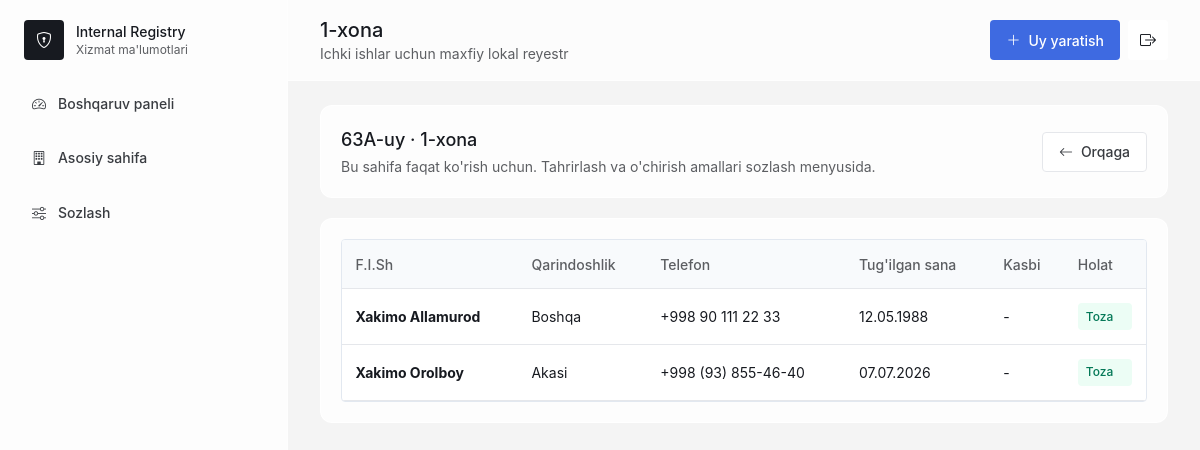
The page /rooms/111/residents/ (signed in) on the database its author committed.
### registry/models.py (models this page shows, shortened)
class Room(models.Model):
    LARGE = "large"
    MEDIUM = "medium"
    SMALL = "small"
    FAMILY_STATUS_CHOICES = [
        (LARGE, "Katta oila"),
        (MEDIUM, "O'rta oila"),
        (SMALL, "Kichik oila"),
    ]
    house = models.ForeignKey(House, related_name="rooms", on_delete=models.CASCADE)
    room_number = models.PositiveIntegerField()
    entrance_number = models.PositiveIntegerField(default=1)
    family_status = models.CharField(max_length=20, choices=FAMILY_STATUS_CHOICES, default=SMALL)
    created_at = models.DateTimeField(auto_now_add=True)
    updated_at = models.DateTimeField(auto_now=True)
    class Meta:
        ordering = ["room_number"]
        constraints = [
            models.UniqueConstraint(fields=["house", "room_number"], name="unique_room_per_house")
        ]

class House(models.Model):
    COLOR_CHOICES = [
        ("blue", "Ko'k"),
        ("green", "Yashil"),
        ("red", "Qizil"),
        ("amber", "Sariq"),
        ("slate", "Kulrang"),
    ]
    house_number = models.CharField(max_length=40)
    street_name = models.CharField(max_length=180)
    room_count = models.PositiveIntegerField()
    entrance_count = models.PositiveIntegerField(default=4)
    apartments_per_entrance = models.PositiveIntegerField(default=8)
    color = models.CharField(max_length=20, choices=COLOR_CHOICES, default="blue")
    entrance_camera = models.BooleanField(default=False)
    entrance_camera_count = models.PositiveIntegerField(blank=True, null=True)
    yard_camera = models.BooleanField(default=False)
    yard_camera_count = models.PositiveIntegerField(blank=True, null=True)
    entrance_sos_button = models.BooleanField(default=False)
    entrance_sos_button_count = models.PositiveIntegerField(blank=True, null=True)
    created_at = models.DateTimeField(auto_now_add=True)
    updated_at = models.DateTimeField(auto_now=True)
    class Meta:
        ordering = ["-created_at"]
        constraints = [
            models.UniqueConstraint(
                fields=["house_number", "street_name"],
                name="unique_house_per_street",
            )
        ]

class Resident(models.Model):
    LIVING_STATUS_CHOICES = [
        ("owner", "Uy egasi"),
        ("tenant", "Ijarada yashovchi"),
        ("member", "A'zo"),
    ]
    RELATIONSHIP_CHOICES = [
        ("self", "Uy egasi"),
        ("wife", "Xotini"),
        ("son", "O'g'il"),
        ("daughter", "Qiz"),
        ("grandchild", "Nevarasi"),
        ("mother", "Ona"),
        ("father_in_law", "Qayni otasi"),
        ("mother_in_law", "Qayni onasi"),
        ("brother", "Akasi"),
        ("sister", "Opasi"),
        ("friend", "Do'sti"),
        ("other", "Boshqa"),
    ]
    GENDER_CHOICES = [("male", "Erkak"), ("female", "Ayol"), ("other", "Boshqa")]
    SOCIAL_CONCLUSION_PROVIDER_CHOICES = [
        ("mayor_assistant", "Hokim yordamchisi"),
        ("women_activist", "Xotin-qizlar faoli"),
        ("prevention_inspector", "Profilaktika inspektori"),
        ("youth_leader", "Yoshlar yetakchisi"),
        ("social_protection", "Ijtimoiy himoya vakili"),
        ("tax_inspector", "Soliq inspektori"),
    ]
    room = models.ForeignKey(Room, related_name="residents", on_delete=models.CASCADE)
    photo = models.FileField(upload_to="residents/", blank=True, null=True)
    living_status = models.CharField(max_length=20, choices=LIVING_STATUS_CHOICES, default="owner")
    has_rental_contract = models.BooleanField(default=False)
    rental_contract_file = models.FileField(upload_to="resident_documents/", blank=True, null=True)
    has_temporary_registration = models.BooleanField(default=False)
    temporary_registration_file = models.FileField(upload_to="resident_documents/", blank=True, null=True)
    daily_rental_guest_home = models.BooleanField(default=False)
    has_origin_neighborhood_conclusion = models.BooleanField(default=False)
    origin_neighborhood_conclusion_note = models.TextField(blank=True)
    relationship = models.CharField(max_length=30, choices=RELATIONSHIP_CHOICES, default="other")
    fullname = models.CharField(max_length=180)
    phone = models.CharField(max_length=40, blank=True)
    passport = models.CharField(max_length=40, blank=True)
    pinfl = models.CharField(max_length=20, blank=True)
    birth_date = models.DateField(blank=True, null=True)
    gender = models.CharField(max_length=20, choices=GENDER_CHOICES, blank=True)
    is_working = models.BooleanField(default=False)
    occupation = models.CharField(max_length=120, blank=True)
    workplace = models.CharField(max_length=180, blank=True)
    is_studying = models.BooleanField(default=False)
    education = models.CharField(max_length=120, blank=True)
    has_violation = models.BooleanField(default=False)
    violation_description = models.TextField(blank=True)
    violation_date = models.DateField(blank=True, null=True)
    officer_name = models.CharField(max_length=150, blank=True)
    notes = models.TextField(blank=True)
    long_abroad = models.BooleanField(default=False)
    abroad_country = models.CharField(max_length=120, blank=True)
    abroad_year = models.PositiveIntegerField(blank=True, null=True)
    abroad_duration = models.CharField(max_length=120, blank=True)
    abroad_reason = models.TextField(blank=True)
    previously_convicted = models.BooleanField(default=False)
    conviction_year = models.PositiveIntegerField(blank=True, null=True)
    conviction_article = models.CharField(max_length=80, blank=True)
    conviction_part = models.CharField(max_length=80, blank=True)
    conviction_note = models.TextField(blank=True)
    penal_institution = models.BooleanField(default=False)
    penal_institution_location = models.CharField(max_length=180, blank=True)
    penal_institution_note = models.TextField(blank=True)
    probation = models.BooleanField(default=False)
    probation_start_year = models.PositiveIntegerField(blank=True, null=True)
    probation_end_year = models.PositiveIntegerField(blank=True, null=True)
    probation_article = models.CharField(max_length=80, blank=True)
    probation_part = models.CharField(max_length=80, blank=True)
    probation_note = models.TextField(blank=True)
    administrative_supervision = models.BooleanField(default=False)
    administrative_supervision_start_year = models.PositiveIntegerField(blank=True, null=True)
    administrative_supervision_end_year = models.PositiveIntegerField(blank=True, null=True)
    preventive_register = models.BooleanField(default=False)
    preventive_register_start_year = models.PositiveIntegerField(blank=True, null=True)
    preventive_register_end_year = models.PositiveIntegerField(blank=True, null=True)
    preventive_register_date = models.DateField(blank=True, null=True)
    preventive_register_article = models.CharField(max_length=180, blank=True)
    preventive_register_part = models.CharField(max_length=80, blank=True)
    preventive_register_note = models.TextField(blank=True)
    deo_register = models.BooleanField(default=False)
    deo_start_year = models.PositiveIntegerField(blank=True, null=True)
    deo_end_year = models.PositiveIntegerField(blank=True, null=True)
    deo_article = models.CharField(max_length=80, blank=True)
    deo_part = models.CharField(max_length=80, blank=True)
    deo_note = models.TextField(blank=True)
    alcohol_addiction = models.BooleanField(default=False)
    alcohol_addiction_note = models.TextField(blank=True)
    troubled_family = models.BooleanField(default=False)
    troubled_family_note = models.TextField(blank=True)
    mental_health_register = models.BooleanField(default=False)
    disability_register = models.BooleanField(default=False)
    hunting_weapon = models.BooleanField(default=False)
    weapon_count = models.PositiveIntegerField(blank=True, null=True)
    weapon_model = models.CharField(max_length=180, blank=True)
    drug_addiction_register = models.BooleanField(default=False)
    drug_addiction_since = models.CharField(max_length=120, blank=True)
    needs_social_assistance = models.BooleanField(default=False)
    social_assistance_note = models.TextField(blank=True)
    security_panel_connected = models.BooleanField(default=False)
    cybersecurity_bot_connected = models.BooleanField(default=False)
    wanted_person = models.BooleanField(default=False)
    wanted_person_note = models.TextField(blank=True)
    has_complaints = models.BooleanField(default=False)
    complaint_count = models.PositiveIntegerField(blank=True, null=True)
    complaint_notes = models.JSONField(default=list, blank=True)
    social_conclusion = models.BooleanField(default=False)
    social_conclusion_provider = models.CharField(
        max_length=40,
        choices=SOCIAL_CONCLUSION_PROVIDER_CHOICES,
        blank=True,
    )
    social_conclusion_file = models.FileField(upload_to="resident_documents/", blank=True, null=True)
    social_conclusion_note = models.TextField(blank=True)
    joint_conclusion = models.BooleanField(default=False)
    joint_conclusion_file = models.FileField(upload_to="resident_documents/", blank=True, null=True)
    joint_conclusion_note = models.TextField(blank=True)
    created_at = models.DateTimeField(auto_now_add=True)
    class Meta:
        ordering = ["fullname"]

### registry/views.py (the view)
# urls.py: path("rooms/<int:pk>/residents/", login_required(views.room_residents_view), name="room_residents_view"),
def room_residents_view(request, pk):
    room = get_object_or_404(Room.objects.select_related("house"), pk=pk)
    return render(
        request,
        "registry/room_residents_view.html",
        {"page_title": f"{room.room_number}-xona", "room": room, "residents": room.residents.all()},
    )

### registry/templates/registry/room_residents_view.html
{% extends "registry/base.html" %}
{% block content %}
<section class="panel mb-5">
    <div class="flex flex-col justify-between gap-4 md:flex-row md:items-center">
        <div>
            <h2>{{ room.house.house_number }}-uy · {{ room.room_number }}-xona</h2>
            <p class="mt-1 text-sm text-[#5C5E62]">Bu sahifa faqat ko'rish uchun. Tahrirlash va o'chirish amallari sozlash menyusida.</p>
        </div>
        <a class="btn-secondary" href="{% url 'registry:house_detail' room.house.pk %}"><i class="bi bi-arrow-left"></i> Orqaga</a>
    </div>
</section>
<section class="panel">
    <div class="overflow-x-auto rounded border border-slate-200 bg-white">
        <table class="member-table">
            <thead>
                <tr>
                    <th>F.I.Sh</th>
                    <th>Qarindoshlik</th>
                    <th>Telefon</th>
                    <th>Tug'ilgan sana</th>
                    <th>Kasbi</th>
                    <th>Holat</th>
                </tr>
            </thead>
            <tbody>
                {% for resident in residents %}
                <tr>
                    <td><strong>{{ resident.fullname }}</strong></td>
                    <td>{{ resident.get_relationship_display }}</td>
                    <td>{{ resident.phone|default:"-" }}</td>
                    <td>{{ resident.birth_date|date:"d.m.Y"|default:"-" }}</td>
                    <td>{{ resident.occupation|default:"-" }}</td>
                    <td>{% if resident.has_violation %}<span class="table-badge danger">Huquqbuzarlik bor</span>{% else %}<span class="table-badge good">Toza</span>{% endif %}</td>
                </tr>
                {% empty %}
                <tr><td colspan="6" class="text-center text-[#5C5E62]">Bu xonada hali a'zo yo'q.</td></tr>
                {% endfor %}
            </tbody>
        </table>
    </div>
</section>
{% endblock %}

### registry/static/registry/css/app.css (style rules this page uses)
* { box-sizing: border-box; }
body { font-family: -apple-system, BlinkMacSystemFont, "Segoe UI", Arial, sans-serif; letter-spacing: 0; }
.btn-primary, .btn-secondary, .btn-danger, .filter-btn, .page-btn { display:inline-flex; align-items:center; gap:.5rem; min-height:40px; border-radius:4px; padding:.45rem 1rem; font-size:14px; font-weight:500; transition:.33s; }
.btn-secondary, .filter-btn, .page-btn { background:#fff; color:#393C41; border:1px solid #e5e7eb; }
.panel { border-radius:12px; background:rgba(255,255,255,.78); border:1px solid rgba(255,255,255,.9); padding:1.25rem; backdrop-filter:blur(20px); }
.panel h2 { font-size:18px; font-weight:500; }
.member-table { width:100%; border-collapse:collapse; font-size:14px; }
.member-table th { background:#f8fafc; color:#5C5E62; font-weight:500; text-align:left; }
.member-table th, .member-table td { border-bottom:1px solid #e5e7eb; padding:.85rem; vertical-align:middle; }
.member-table td strong, .member-table td span { display:block; }
.table-badge { display:inline-flex; border-radius:4px; padding:.3rem .5rem; font-size:12px; font-weight:500; }
.table-badge.good { background:#ecfdf5; color:#047857; }

### rows shown on the page
Room: house.house_number "63A", room_number "1"
Resident: fullname "Xakimo Allamurod", relationship "Boshqa", phone "+998 90 111 22 33", birth_date "12.05.1988", occupation "-", has_violation "Toza"
Resident: fullname "Xakimo Orolboy", relationship "Akasi", phone "+998 (93) 855-46-40", birth_date "07.07.2026", occupation "-", has_violation "Toza"

### other values the page prints
{{ page_title|default:"Boshqaruv paneli" }} "1-xona"
